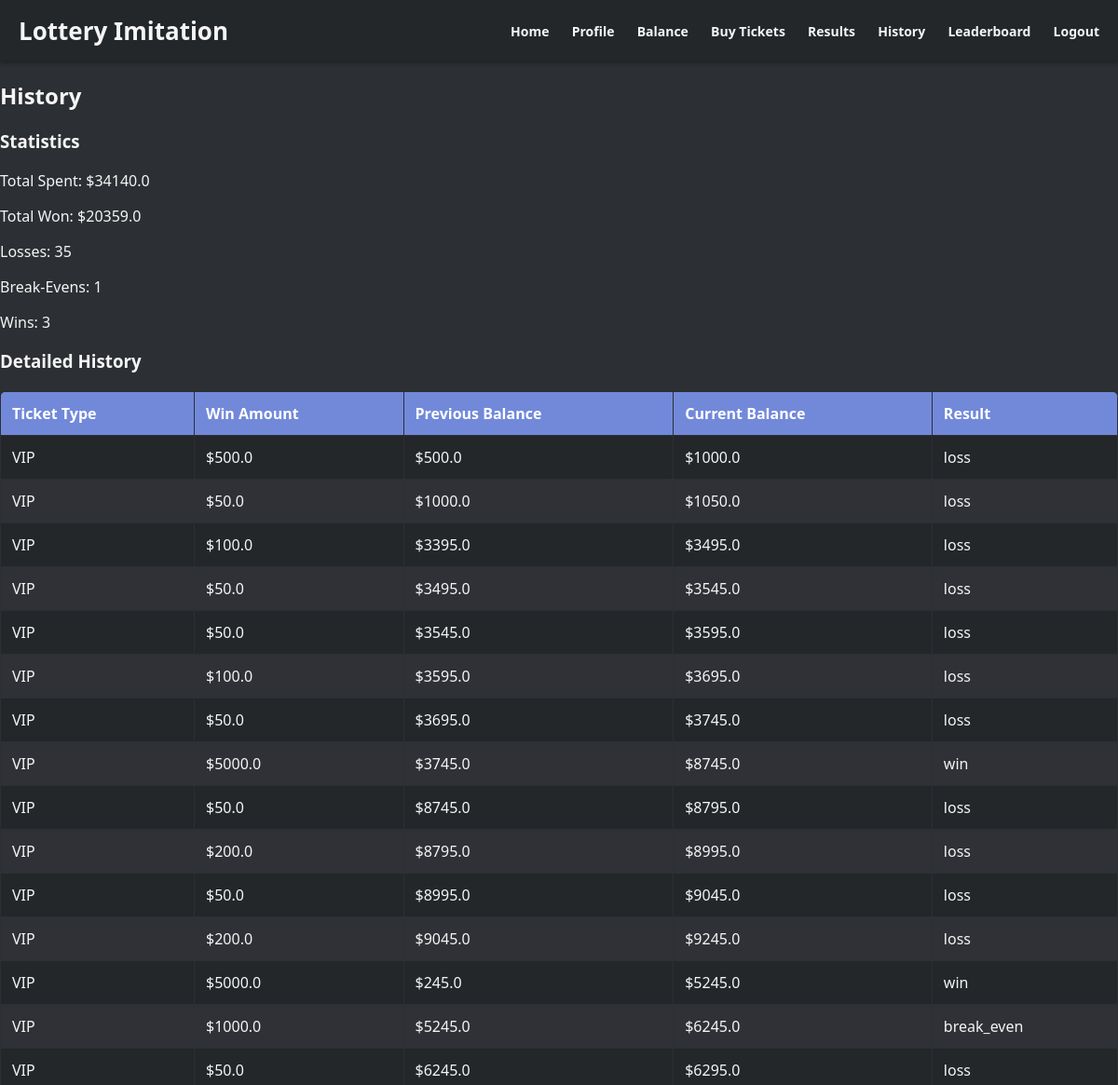
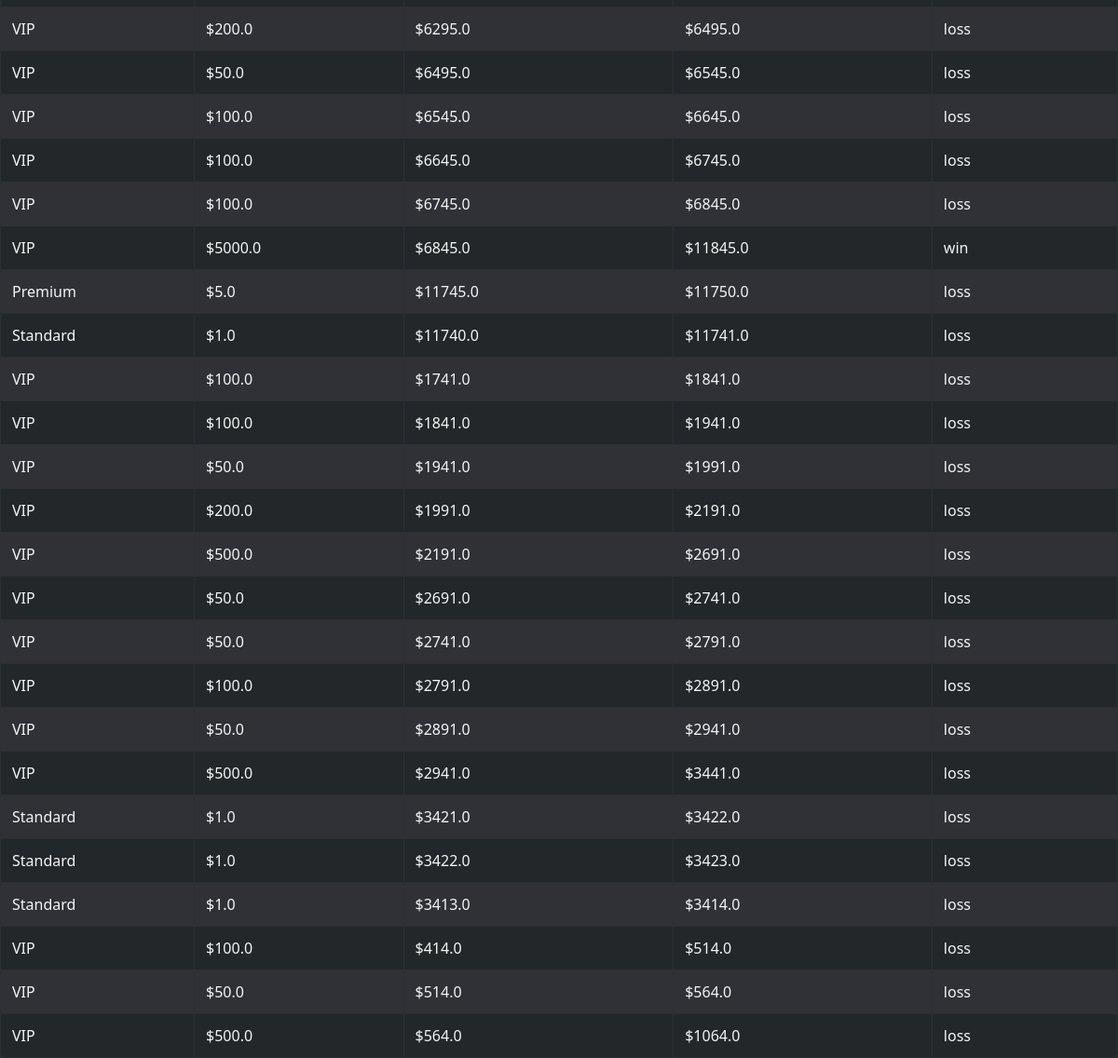
The page /history (signed in) on the database its author committed (2 pictures, top to bottom).
### app/models.py (models this page shows)
class HistoryUser(db.Model):
    __tablename__ = 'history_users'
    id = db.Column(db.Integer, primary_key=True)
    user_id = db.Column(db.Integer, db.ForeignKey('user.id'), nullable=False)
    ticket_type = db.Column(db.String(50), nullable=False)
    win_amount = db.Column(db.Float, nullable=False)
    previous_balance = db.Column(db.Float, nullable=False)
    current_balance = db.Column(db.Float, nullable=False)
    result_type = db.Column(db.String(10), nullable=False)  # "loss", "break_even", "win"
    ticket_cost = db.Column(db.Float, nullable=False)
    user = db.relationship('User', backref=db.backref('history', lazy=True))

### app/views.py (the view)
@views.route('/history')
def history():
    user_id = session.get('user_id')
    if not user_id:
        flash('Please log in to view your history.', 'warning')
        return redirect(url_for('views.login'))
    user = User.query.get(user_id)
    history_records = HistoryUser.query.filter_by(user_id=user_id).all()
    total_spent = sum(record.ticket_cost for record in history_records)
    total_won = sum(record.win_amount for record in history_records)
    losses = sum(1 for record in history_records if record.result_type == "loss")
    break_even = sum(1 for record in history_records if record.result_type == "break_even")
    wins = sum(1 for record in history_records if record.result_type == "win")
    return render_template(
        'history.html',
        user=user,
        history_records=history_records,
        total_spent=total_spent,
        total_won=total_won,
        losses=losses,
        break_even=break_even,
        wins=wins
    )

### app/templates/history.html (shortened to what this page needs)
{% extends "layout.html" %}
{% block content %}
<h2>History</h2>
<h3>Statistics</h3>
<p>Total Spent: ${{ total_spent }}</p>
<p>Total Won: ${{ total_won }}</p>
<p>Losses: {{ losses }}</p>
<p>Break-Evens: {{ break_even }}</p>
<p>Wins: {{ wins }}</p>
<h3>Detailed History</h3>
<table>
    <thead>
        <tr>
            <th>Ticket Type</th>
            <th>Win Amount</th>
            <th>Previous Balance</th>
            <th>Current Balance</th>
            <th>Result</th>
        </tr>
    </thead>
    <tbody>
        {% for record in history_records %}
        <tr>
            <td>{{ record.ticket_type }}</td>
            <td>${{ record.win_amount }}</td>
            <td>${{ record.previous_balance }}</td>
            <td>${{ record.current_balance }}</td>
            <td>{{ record.result_type }}</td>
        </tr>
        {% else %}
        <tr>
            <td colspan="5">No history available.</td>
        </tr>
        {% endfor %}
    </tbody>
</table>
{% endblock %}

### app/static/css/style.css (style rules this page uses)
body { font-family: 'Segoe UI', Tahoma, Geneva, Verdana, sans-serif; margin: 0; padding: 0; background-color: #2c2f33; color: #f5f5f5; }
table { width: 100%; border-collapse: collapse; margin-top: 20px; background-color: #23272a; border-radius: 8px; overflow: hidden; }
table th, table td { border: 1px solid #2c2f33; padding: 12px; text-align: left; color: #f5f5f5; }
table th { background-color: #7289da; color: #fff; font-weight: bold; }
table tr:nth-child(even) { background-color: #2f3136; }

### rows shown on the page
HistoryUser: ticket_type "VIP", win_amount "500.0", previous_balance "500.0", current_balance "1000.0", result_type "loss"
HistoryUser: ticket_type "VIP", win_amount "50.0", previous_balance "1000.0", current_balance "1050.0", result_type "loss"
HistoryUser: ticket_type "VIP", win_amount "100.0", previous_balance "3395.0", current_balance "3495.0", result_type "loss"
HistoryUser: ticket_type "VIP", win_amount "50.0", previous_balance "3495.0", current_balance "3545.0", result_type "loss"
HistoryUser: ticket_type "VIP", win_amount "50.0", previous_balance "3545.0", current_balance "3595.0", result_type "loss"
HistoryUser: ticket_type "VIP", win_amount "100.0", previous_balance "3595.0", current_balance "3695.0", result_type "loss"
HistoryUser: ticket_type "VIP", win_amount "50.0", previous_balance "3695.0", current_balance "3745.0", result_type "loss"
HistoryUser: ticket_type "VIP", win_amount "5000.0", previous_balance "3745.0", current_balance "8745.0", result_type "win"
HistoryUser: ticket_type "VIP", win_amount "50.0", previous_balance "8745.0", current_balance "8795.0", result_type "loss"
HistoryUser: ticket_type "VIP", win_amount "200.0", previous_balance "8795.0", current_balance "8995.0", result_type "loss"
HistoryUser: ticket_type "VIP", win_amount "50.0", previous_balance "8995.0", current_balance "9045.0", result_type "loss"
HistoryUser: ticket_type "VIP", win_amount "200.0", previous_balance "9045.0", current_balance "9245.0", result_type "loss"
HistoryUser: ticket_type "VIP", win_amount "5000.0", previous_balance "245.0", current_balance "5245.0", result_type "win"
HistoryUser: ticket_type "VIP", win_amount "1000.0", previous_balance "5245.0", current_balance "6245.0", result_type "break_even"
HistoryUser: ticket_type "VIP", win_amount "50.0", previous_balance "6245.0", current_balance "6295.0", result_type "loss"
HistoryUser: ticket_type "VIP", win_amount "200.0", previous_balance "6295.0", current_balance "6495.0", result_type "loss"
HistoryUser: ticket_type "VIP", win_amount "50.0", previous_balance "6495.0", current_balance "6545.0", result_type "loss"
HistoryUser: ticket_type "VIP", win_amount "100.0", previous_balance "6545.0", current_balance "6645.0", result_type "loss"
HistoryUser: ticket_type "VIP", win_amount "100.0", previous_balance "6645.0", current_balance "6745.0", result_type "loss"
HistoryUser: ticket_type "VIP", win_amount "100.0", previous_balance "6745.0", current_balance "6845.0", result_type "loss"
HistoryUser: ticket_type "VIP", win_amount "5000.0", previous_balance "6845.0", current_balance "11845.0", result_type "win"
HistoryUser: ticket_type "Premium", win_amount "5.0", previous_balance "11745.0", current_balance "11750.0", result_type "loss"
HistoryUser: ticket_type "Standard", win_amount "1.0", previous_balance "11740.0", current_balance "11741.0", result_type "loss"
HistoryUser: ticket_type "VIP", win_amount "100.0", previous_balance "1741.0", current_balance "1841.0", result_type "loss"
HistoryUser: ticket_type "VIP", win_amount "100.0", previous_balance "1841.0", current_balance "1941.0", result_type "loss"
HistoryUser: ticket_type "VIP", win_amount "50.0", previous_balance "1941.0", current_balance "1991.0", result_type "loss"
HistoryUser: ticket_type "VIP", win_amount "200.0", previous_balance "1991.0", current_balance "2191.0", result_type "loss"
HistoryUser: ticket_type "VIP", win_amount "500.0", previous_balance "2191.0", current_balance "2691.0", result_type "loss"
HistoryUser: ticket_type "VIP", win_amount "50.0", previous_balance "2691.0", current_balance "2741.0", result_type "loss"
HistoryUser: ticket_type "VIP", win_amount "50.0", previous_balance "2741.0", current_balance "2791.0", result_type "loss"
HistoryUser: ticket_type "VIP", win_amount "100.0", previous_balance "2791.0", current_balance "2891.0", result_type "loss"
HistoryUser: ticket_type "VIP", win_amount "50.0", previous_balance "2891.0", current_balance "2941.0", result_type "loss"
HistoryUser: ticket_type "VIP", win_amount "500.0", previous_balance "2941.0", current_balance "3441.0", result_type "loss"
HistoryUser: ticket_type "Standard", win_amount "1.0", previous_balance "3421.0", current_balance "3422.0", result_type "loss"
HistoryUser: ticket_type "Standard", win_amount "1.0", previous_balance "3422.0", current_balance "3423.0", result_type "loss"
HistoryUser: ticket_type "Standard", win_amount "1.0", previous_balance "3413.0", current_balance "3414.0", result_type "loss"
HistoryUser: ticket_type "VIP", win_amount "100.0", previous_balance "414.0", current_balance "514.0", result_type "loss"
HistoryUser: ticket_type "VIP", win_amount "50.0", previous_balance "514.0", current_balance "564.0", result_type "loss"
HistoryUser: ticket_type "VIP", win_amount "500.0", previous_balance "564.0", current_balance "1064.0", result_type "loss"

### other values the page prints
{{ total_spent }} "34140.0"
{{ total_won }} "20359.0"
{{ losses }} "35"
{{ break_even }} "1"
{{ wins }} "3"
